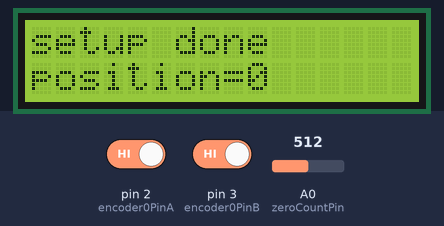
A sketch run on a simulated Arduino Uno, built with avr-gcc and run on an emulated ATmega328P. Shown: 16×2 character LCD. The inputs (shaded band) are chosen by the test bench; at power-on: pin 2 (encoder0PinA) HIGH, pin 3 (encoder0PinB) HIGH, A0 (zeroCountPin) = 512.

Above: at 0.1 s.
At 2.1 s:
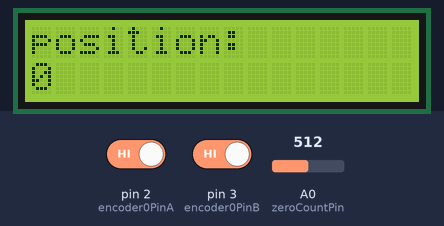

The sketch:

quadEncoderB.ino
```cpp
/* v. A for 8x2 display, v. B for 16x2 display
  quadEncoder read A,B channel of 5 v output encoder, display on lcd and/or print
  read V drop on pin A0 (any button to gnd works) to zero encoderPos
  use: wire encoder 5v and ground to Ardu's, A, B channel to Ardu pin 2,3
*/
#include <elapsedMillis.h>
elapsedMillis timeElapsed; // declare global so not reset every loop
// could you declare static in loop?
int interval = 333;  // ms

#define encoder0PinA 2
#define encoder0PinB 3
#define zeroCountPin 14 // A0
volatile long encoder0Pos = 0;
long tmp = 0;
long oldTmp = 0;
int Aold = 0;
int Bnew = 0;


// include library for the LCD (& keypad lib if needed)
#include <LiquidCrystal.h>

//Pin assignments for DFRobot LCD 16x2 Keypad Shield
LiquidCrystal lcd(8, 9, 4, 5, 6, 7);


void setup()
{
  // set up the LCD's number of columns and rows
  lcd.begin(16, 2);
  // init Serial Connection PRN vs. comment out
  // Serial.begin(9600);
  pinMode(encoder0PinA, INPUT);
  pinMode(encoder0PinB, INPUT);
  pinMode(zeroCountPin, INPUT_PULLUP);

  // interrupt logic:
  // encoder pinA goes to interrupt 0 (Uno pin 2); value change calls method A
  attachInterrupt(0, doEncoderA, CHANGE);
  // encoder pinB goes to interrupt 1 (Uno pin 3); value change calls method B
  attachInterrupt(1, doEncoderB, CHANGE);
  // Serial.println("setup done");

  // print to 2 lines of LCD, if present
  lcd.clear();  // clear screen and set cursor to (0,0)
  lcd.print("setup done");
  lcd.setCursor(0, 1);  // second line
  lcd.print("position=0");
  //    lcd.print(voltage);
  delay(2000);
}

void loop() {
  // suspend ISR while getting position value, v. ardu cookbk ch 6.12
  static long avgPos = 0;
  uint8_t oldSREG = SREG;
  cli();
  tmp = encoder0Pos;
  SREG = oldSREG;  // awaken ISR

  // smooth value w/ expon MA; oldTmp reset after each printout 3x/sec
  avgPos = round(oldTmp * 0.8 + tmp * 0.2);

  if (analogRead(zeroCountPin) < 800) {  // button pressed
    encoder0Pos = 0;
    oldTmp = 0;
    avgPos = 0;
    // Serial.println(analogRead(zeroCountPin));
    //    Serial.println("avgPos= " + String(avgPos));
    //    Serial.println("oldTmp= " + String(oldTmp));
    //    Serial.println("tmp= " + String(tmp));

    lcd.clear();  // clear screen and set cursor to (0,0)
    lcd.print("position:");
    lcd.setCursor(0, 1);  // second line
    lcd.print(avgPos);
  }
  // serial/lcd print position if average changed ~3x/sec
  else if (timeElapsed > interval) {
    // Serial.println(avgPos, DEC);

    // print to 2 lines of LCD, if present
    lcd.clear();  // clear screen and set cursor to (0,0)
    lcd.print("position:");
    lcd.setCursor(0, 1);  // second line
    lcd.print(avgPos);

    timeElapsed = 0;
  } // end if

  oldTmp = avgPos;
  delay(50);
}  // end loop

// Interrupt on 'A' changing state; _XOR_ compares B's current (unchanged) state
// with A's former state, so the XOR is always true if CW rotation, false if CCW
void doEncoderA() {
  Bnew^Aold ? encoder0Pos++ : encoder0Pos--;
  Aold = digitalRead(encoder0PinA);
}
// Interrupt on 'B' changing state; function compares B new (current) state with existing
// A state, so same logic as above: _XOR_ is true if CW, false if CCW
void doEncoderB() {
  Bnew = digitalRead(encoder0PinB);
  Bnew^Aold ? encoder0Pos++ : encoder0Pos--;
}
```
